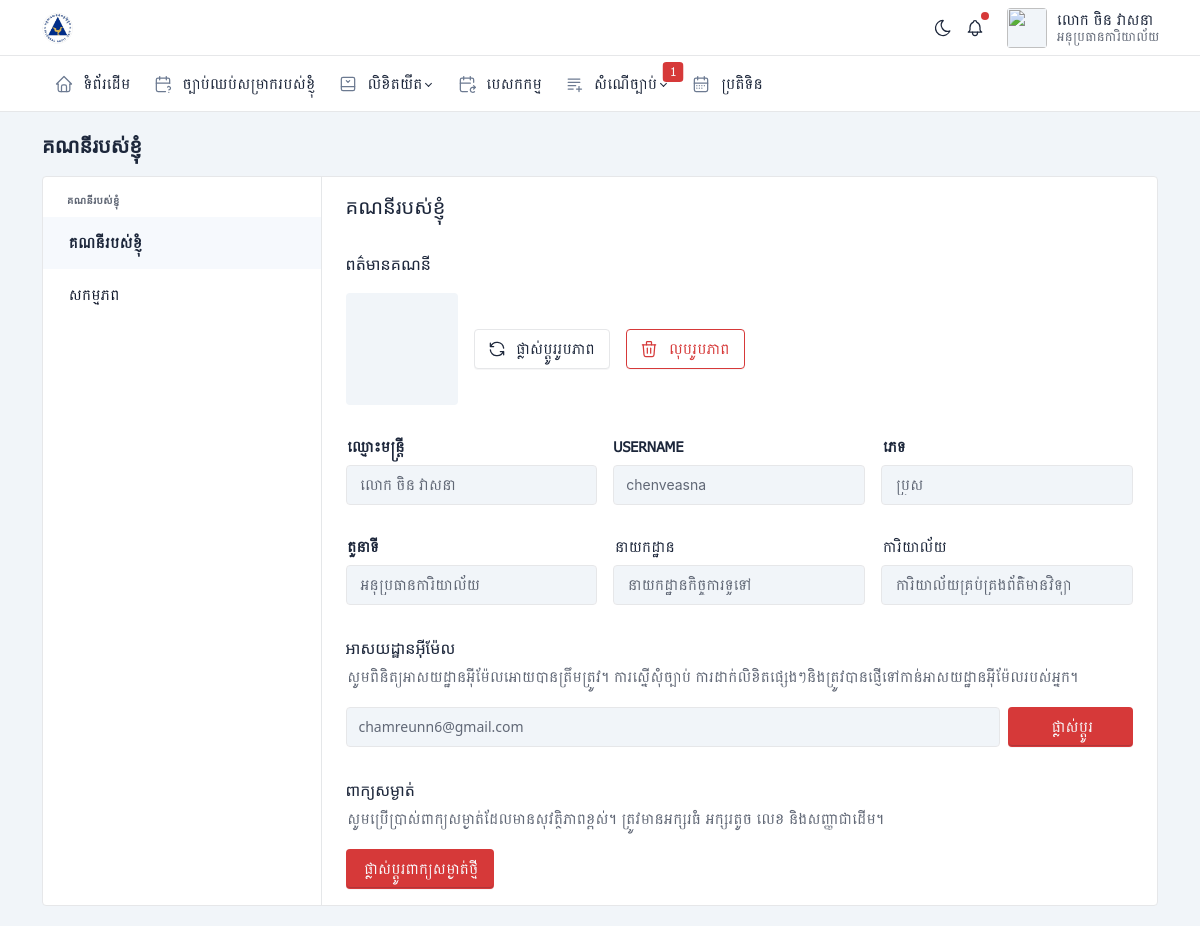
Page /my-account (signed in) on the committed database.
### tables this page shows
CREATE TABLE IF NOT EXISTS `notifications` (
  `id` int NOT NULL AUTO_INCREMENT,
  `request_id` int NOT NULL,
  `receiver_id` int NOT NULL,
  `user_id` int NOT NULL,
  `message` text NOT NULL,
  `type` varchar(255) NOT NULL,
  `created_at` timestamp NULL DEFAULT CURRENT_TIMESTAMP,
  `updated_at` timestamp NOT NULL DEFAULT CURRENT_TIMESTAMP ON UPDATE CURRENT_TIMESTAMP,
  `status` enum('unread','read') NOT NULL DEFAULT 'unread',
  PRIMARY KEY (`id`),
  KEY `user_id` (`user_id`)
);

CREATE TABLE IF NOT EXISTS `users` (
  `id` int NOT NULL AUTO_INCREMENT,
  `email` varchar(100) NOT NULL,
  `khmer_name` varchar(100) DEFAULT NULL,
  `english_name` varchar(100) DEFAULT NULL,
  `username` varchar(100) NOT NULL,
  `password_hash` varchar(255) NOT NULL,
  `remember_token` varchar(100) DEFAULT NULL,
  `email_verified_at` timestamp NULL DEFAULT NULL,
  `profile_picture` varchar(255) DEFAULT NULL,
  `address` text,
  `phone_number` varchar(25) DEFAULT NULL,
  `date_of_birth` date DEFAULT NULL,
  `gender` enum('ប្រុស','ស្រី') DEFAULT NULL,
  `department_id` int DEFAULT NULL,
  `office_id` int DEFAULT NULL,
  `position_id` int DEFAULT NULL,
  `role` varchar(255) DEFAULT NULL,
  `status` enum('Active','Inactive') NOT NULL DEFAULT 'Active',
  `created_at` timestamp NULL DEFAULT CURRENT_TIMESTAMP,
  PRIMARY KEY (`id`),
  UNIQUE KEY `email` (`email`)
);

CREATE TABLE IF NOT EXISTS `departments` (
  `id` int NOT NULL AUTO_INCREMENT,
  `name` varchar(255) NOT NULL,
  `description` text NOT NULL,
  `hdepartment_id` int DEFAULT NULL,
  `ddepartment_id` int DEFAULT NULL,
  `created_at` timestamp NULL DEFAULT CURRENT_TIMESTAMP,
  `updated_at` timestamp NULL DEFAULT CURRENT_TIMESTAMP ON UPDATE CURRENT_TIMESTAMP,
  PRIMARY KEY (`id`)
);

CREATE TABLE IF NOT EXISTS `offices` (
  `id` int NOT NULL AUTO_INCREMENT,
  `name` varchar(255) NOT NULL,
  `department_id` varchar(255) NOT NULL,
  `hoffice_id` int DEFAULT NULL,
  `doffice_id` int DEFAULT NULL,
  `created_at` timestamp NULL DEFAULT CURRENT_TIMESTAMP,
  `updated_at` timestamp NULL DEFAULT CURRENT_TIMESTAMP ON UPDATE CURRENT_TIMESTAMP,
  PRIMARY KEY (`id`)
);

### src/controllers/SettingController.php (called while the page is built, shortened)
<?php
require_once 'src/models/SettingModel.php';
class SettingController
{
    public function index()
    {
        $settingModel = new SettingModel();
        $myaccounts = $settingModel->getUserById($_SESSION['user_id']);
        require 'src/views/settings/myaccount.php';
    }
}

### routes.php (called while the page is built, shortened)
<?php
require_once 'src/controllers/SettingController.php';
require_once 'src/controllers/MissionController.php';
$uri = parse_url($_SERVER['REQUEST_URI'], PHP_URL_PATH);
switch ($uri) {
    case $base_url . '/my-account':
        checkSessionAndExecute(function () {
            $controller = new SettingController();
            $controller->index();
        });
        break;
}
function checkSessionAndExecute($callback)
{
    global $base_url;
    if (isset($_SESSION['user_id'])) {
        $callback();
    } else {
        header("Location: $base_url/login");
        exit();
    }
}

### index.php (called while the page is built, shortened)
<?php
require 'routes.php';

### src/models/Notification.php (called while the page is built, shortened)
<?php
require_once 'config/database.php';
class Notification
{
    private $pdo;
    public function __construct()
    {
        global $pdo;
        $this->pdo = $pdo;
    }
    public function getNotificationsByUserId($user_id)
    {
        $stmt = $this->pdo->prepare(
            'SELECT n.*, u.*, n.status as status
             FROM notifications n
             JOIN users u ON n.user_id = u.id
             WHERE n.receiver_id = ?
             ORDER BY n.created_at DESC
             LIMIT 5'
        );
        $stmt->execute([$user_id]);
        return $stmt->fetchAll();
    }
}

### src/models/SettingModel.php (called while the page is built, shortened)
<?php
class SettingModel
{
    private $pdo;
    public function __construct()
    {
        global $pdo;
        $this->pdo = $pdo;
    }
    public function getUserById($user_id)
    {
        $stmt = $this->pdo->prepare(
            'SELECT
            u.*,
            m.email AS manager_email,
            o.name AS office_name,
            d.name AS department_name
         FROM users u
         LEFT JOIN users m ON u.office_id = m.office_id AND m.position_id = (SELECT doffice_id FROM offices WHERE id = u.office_id)
         LEFT JOIN offices o ON u.office_id = o.id
         LEFT JOIN departments d ON u.department_id = d.id
         WHERE u.id = ?'
        );
        $stmt->execute([$user_id]);
        return $stmt->fetch(PDO::FETCH_ASSOC);
    }
}

### src/views/settings/myaccount.php (the view, shortened to what this page needs)
<?php
include('src/common/header.php');
?>
<div class="row g-2 align-items-center mb-3">
    <div class="col">
        <h2 class="page-title">
            គណនីរបស់ខ្ញុំ
        </h2>
    </div>
</div>
<div class="card">
    <div class="row g-0">
        <div class="col-3 d-none d-md-block border-end">
            <div class="card-body">
                <h4 class="subheader">គណនីរបស់ខ្ញុំ</h4>
                <div class="list-group list-group-transparent">
                    <a href="/elms/my-account" class="list-group-item list-group-item-action d-flex align-items-center active">គណនីរបស់ខ្ញុំ</a>
                    <a href="/elms/activity" class="list-group-item list-group-item-action d-flex align-items-center">សកម្មភព</a>
                </div>
            </div>
        </div>
        <div class="col d-flex flex-column">
            <div class="card-body">
                <h2 class="mb-4">គណនីរបស់ខ្ញុំ</h2>
                <h3 class="card-title">ពត៌មានគណនី</h3>
                <div class="row align-items-center">
                    <div class="col-auto">
                        <span class="avatar avatar-xl" style="background-image: url('<?= htmlspecialchars($myaccounts['profile_picture']) ?>')" ;></span>
                    </div>
                    <div class="col-auto">
                        <form action="/elms/change-profile-picture" method="POST" enctype="multipart/form-data">
                            <label class="btn">
                                ផ្លាស់ប្តូររូបភាព
                            </label>
                        </form>
                    </div>
                    <div class="col-auto">
                        <button type="submit" class="btn btn-outline-danger" data-bs-target="#deleteModal" data-bs-toggle="modal">
                            លុបរូបភាព
                        </button>
                    </div>
                </div>
                <div class="row g-3 mt-3">
                    <div class="col-md">
                        <div class="form-label fw-bold">ឈ្មោះមន្ត្រី</div>
                        <input type="text" class="form-control" value="<?= htmlspecialchars($myaccounts['khmer_name']) ?>" disabled>
                    </div>
                    <div class="col-md">
                        <div class="form-label fw-bold">USERNAME</div>
                        <input type="text" class="form-control" value="<?= htmlspecialchars($myaccounts['username']) ?>" disabled>
                    </div>
                    <div class="col-md">
                        <div class="form-label fw-bold">ភេទ</div>
                        <input type="text" class="form-control" value="<?= htmlspecialchars($myaccounts['gender']) ?>" disabled>
                    </div>
                </div>
                <div class="row g-3 mt-3">
                    <div class="col-md">
                        <div class="form-label fw-bold">តួនាទី</div>
                        <input type="text" class="form-control" value="<?= $_SESSION['position'] ?>" disabled>
                    </div>
                    <div class="col-md">
                        <div class="form-label">នាយកដ្ឋាន</div>
                        <input type="text" class="form-control" value="<?= $myaccounts['department_name'] ?>" disabled>
                    </div>
                    <div class="col-md">
                        <div class="form-label">ការិយាល័យ</div>
                        <input type="text" class="form-control" value="<?= $myaccounts['office_name'] ?>" disabled>
                    </div>
                </div>
                <h3 class="card-title mt-4">អាសយដ្ឋានអ៊ីម៉ែល</h3>
                <p class="card-subtitle">សូមពិនិត្យអាសយដ្ឋានអ៊ីម៉ែលអោយបានត្រឹមត្រូវ។​ ការស្នើសុំច្បាប់ ការដាក់លិខិតផ្សេងៗនិងត្រូវបានផ្ញើទៅកាន់អាសយដ្ឋានអ៊ីម៉ែលរបស់អ្នក។</p>
                <div>
                    <div class="row g-2">
                        <div class="col-10">
                            <input type="text" class="form-control" value="<?= htmlspecialchars($myaccounts['email']) ?>" style="font-family: system-ui, -apple-system, BlinkMacSystemFont, 'Segoe UI', Roboto, Oxygen, Ubuntu, Cantarell, 'Open Sans', 'Helvetica Neue', sans-serif;" disabled>
                        </div>
                        <div class="col-2">
                            <a href="#" class="btn btn-red w-100">
                                <span>ផ្លាស់ប្តូរ</span>
                            </a>
                        </div>
                    </div>
                </div>
                <h3 class="card-title mt-4">ពាក្យសម្ងាត់</h3>
                <p class="card-subtitle">សូមប្រើប្រាស់ពាក្យសម្ងាត់ដែលមានសុវត្ថិភាពខ្ពស់។ ត្រូវមានអក្សរធំ អក្សរតូច លេខ និងសញ្ញាជាដើម។</p>
                <div>
                    <a href="#" class="btn btn-red">
                        ផ្លាស់ប្តូរពាក្យសម្ងាត់ថ្មី
                    </a>
                </div>
            </div>
        </div>
    </div>
</div>
<?php include('src/common/footer.php'); ?>

### src/common/navbar.php (shortened to what this page needs)
<?php
require_once 'src/models/Notification.php';
$notification = new Notification();
$getnotifications = $notification->getNotificationsByUserId($_SESSION['user_id']);
?>
<header class="navbar navbar-expand-md navbar-light d-print-none">
    <div class="container-xl">
        <h1 class="navbar-brand d-none-navbar-horizontal pe-0 pe-md-3">
            <a href=".">
                <img src="public/img/icons/brands/logo2.png" width="310" height="32" alt="អង្គភាពសវនកម្មផ្ទៃក្នុង" class="navbar-brand-image">
            </a>
        </h1>
        <div class="navbar-nav flex-row order-md-last">
            <div class="d-none d-md-flex">
                <a href="?theme=dark" class="nav-link px-0 hide-theme-dark" title="Enable dark mode" data-bs-toggle="tooltip" data-bs-placement="bottom">
                </a>
                <div class="nav-item dropdown d-none d-md-flex me-3 w-100">
                    <a href="#" class="nav-link px-0" data-bs-toggle="dropdown" tabindex="-1" aria-label="Show notifications">
                        <?php foreach ($getnotifications as $notification) : ?>
                            <?php if ($notification['status'] == 'unread') : ?>
                                <span class="badge bg-red d-block"></span>
                            <?php endif; ?>
                        <?php endforeach; ?>
                    </a>
                </div>
            </div>
            <div class="nav-item dropdown">
                <a href="#" class="nav-link d-flex lh-1 text-reset p-0" data-bs-toggle="dropdown" aria-label="Open user menu">
                    <img src="<?= $_SESSION['user_profile'] ?>" class="avatar" alt="" style="object-fit: cover;">
                    <div class="d-none d-xl-block ps-2">
                        <div><?= $_SESSION['user_khmer_name'] ?></div>
                        <div class="mt-1 small text-muted"><?= $_SESSION['position'] ?></div>
                    </div>
                </a>
            </div>
        </div>
    </div>
</header>

### rows in the picture
notifications: status "unread" (drawn)
users: khmer_name "លោក ចិន​ វាសនា", username "chenveasna", gender "ប្រុស", department.name "នាយកដ្ឋានកិច្ចការទូទៅ", office.name "ការិយាល័យគ្រប់គ្រងព័ត៌មានវិទ្យា", email "chamreunn6@gmail.com"

### other values in the picture
$_SESSION['user_khmer_name'] "លោក ចិន​ វាសនា"
$_SESSION['position'] "អនុប្រធានការិយាល័យ"
$requestscount "1"
